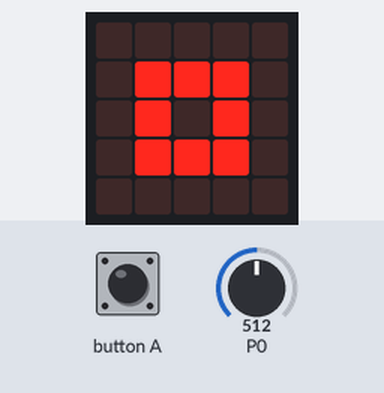
A program run on a simulated BBC micro:bit (MakeCode). Shown: the board's 5×5 LED display. The inputs (shaded band) are chosen by the test bench; at power-on: P0 = 512 (analog values on the 0–1023 scale).

Above: at 0.8 s.
At 1.4 s:
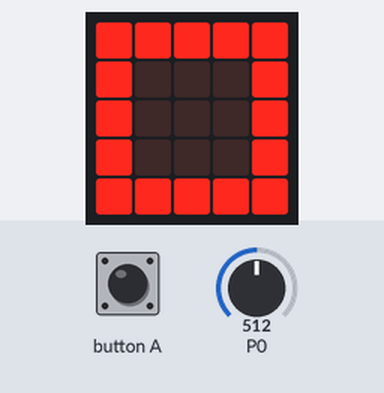
2.0 s: P0 set to 134
6.3 s: P0 set to 119
At 10.2 s:
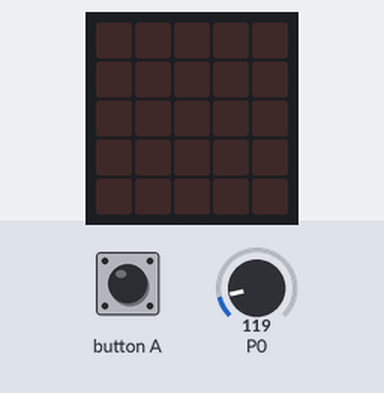
Timing chart, 0 to 11.7 s (numbered marks = the images above; inputs shaded):
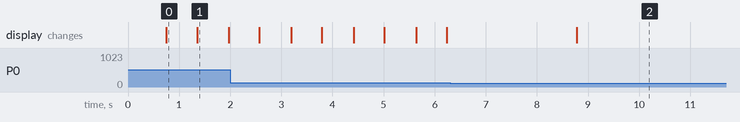

The program:

main.ts
```typescript
function Appel () {
    basic.clearScreen()
    basic.showIcon(IconNames.SmallSquare)
    basic.showIcon(IconNames.Square)
    if (input.buttonIsPressed(Button.A)) {
        Communication()
    }
}
function Communication () {
    basic.showLeds(`
        . . . # #
        . # # # #
        . # . . .
        . # # # #
        . . . # #
        `)
    var_communication_etat = 1
}
let var_communication_etat = 0
let DEBUG = 0
let var_reveil_etat = 1
var_communication_etat = 0
let param_reveil_time = 100
let param_seuil_audioIn = 128
let var_reveil_time = param_reveil_time
basic.showString("T")
basic.forever(function () {
    // fonction de debugage
    if (DEBUG == 0) {
        if (var_reveil_etat == 0) {
            basic.clearScreen()
        } else if (var_reveil_time <= 0) {
            var_reveil_etat = 0
            var_reveil_time = param_reveil_time
        } else {
            var_reveil_time += -1
        }
        if (pins.analogReadPin(AnalogPin.P0) >= param_seuil_audioIn) {
            Appel()
        }
    } else {
        Appel()
    }
})
```

test.ts
```typescript
// les tests vont ici ; cela ne sera pas compilé si ce paquet est utilisé en tant qu'extension.
```

Measured:
- the behaviour switches between 128 and 127 on P0 (found by bisection; images 1 and 2)
- after the input at 6.3 s, the display: changes after 2.5 s (image 2)
- what the display in image 0 shows lasts 0.6 s, from 0.8 s to 1.4 s
